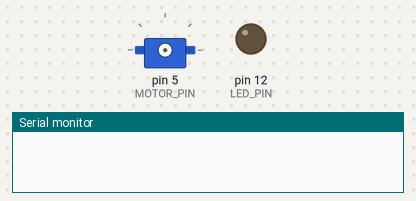
The sketch below on a simulated Arduino Uno, built with avr-gcc and run on an emulated ATmega328P. Shown: servo, output pins drawn as LEDs (lit = HIGH), the last lines printed to the serial monitor.

Above: at 0.01 s.
At 1.2 s:
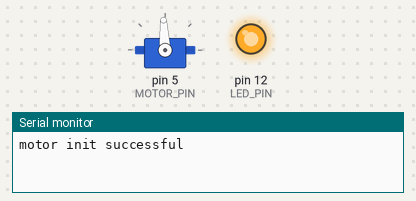
Timing chart, 0 to 3.1 s (numbered marks = the images above):
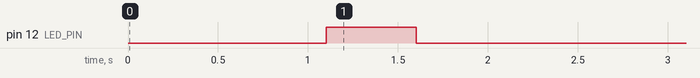

The sketch:

EC_esc_v1.ino
```cpp
#include <PID_v1.h>
#include <Wire.h>
#include <Servo.h>

#define MOTOR_PIN 5
#define LED_PIN 12

#define PWM_MIN 700
#define PWM_MED 1500
#define PWM_MAX 2300 // 1700 2300

// 650 := full brake, 1450 := neutral, 2000 := full throttle

Servo motor;

int motor_speed = PWM_MED;

// TODO: function that maps desired steering angle (-40,...,0,5,10,...,40) to required servo value (650,...,2000)

// ---------- Initialization ----------

void setup() {
  Serial.begin(9600);
  delay(100);

  init_motor();
  init_led();

  led_blink();
  Serial.println("init done");
}

/**
 * Initializes the notor
 */
void init_motor() {
  motor.attach(MOTOR_PIN);

  motor.write(motor_speed);

  delay(1000);
  Serial.println("motor init successful");
}

void init_led() {
  pinMode(LED_PIN, OUTPUT);
}
// ---------- Program ----------

/**
 * Main loop called repeatedly.
 */
void loop() {
  // TODO: loop every 2 ms (wait timer)
  readSerial();
  updateMotor();
  delay(100);
  //calibrateESC();
  //while(true){
  //  delay(1000);
  //  Serial.print("...\n");
  //}
}

/**
 * Reads the throttle input from the USB interface.
 */
void readSerial() {
  static String dataString = "";

  while (Serial.available()) {
    char dataChar = (char)Serial.read();
    if (dataChar == '.') { // end of string, value in dataString
      motor_speed = dataString.toInt();

      dataString = "";
      return;
    } else {
      dataString += dataChar;
    }
  }
}

/**
 * Gives the new throttles to the individual engines.
 */
void updateMotor() {
  if (motor_speed == 0) {
    motor_speed = PWM_MED; // move to center position
  } else {
      motor_speed = constrain(motor_speed, PWM_MIN, PWM_MAX);
  }

  Serial.print(motor_speed); Serial.print(" ");
  Serial.print("\n");

  motor.writeMicroseconds(motor_speed); // move to desired position
}

void calibrateESC() {
  led_blink();
  Serial.print("neutral\n");
  motor.writeMicroseconds(PWM_MED); // neutral
  delay(3000);
  led_blink() ;
  Serial.print("full throttle\n");
  motor.writeMicroseconds(PWM_MAX); // full throttle
  delay(3000);
  led_blink() ;
  Serial.print("full brake\n");
  motor.writeMicroseconds(PWM_MIN); // full brake
  delay(3000);
  led_blink() ;
  Serial.print("neutral\n");
  motor.writeMicroseconds(PWM_MED); // neutral
  delay(100);
}

void led_blink() {
  digitalWrite(LED_PIN, HIGH);
  delay(500);
  digitalWrite(LED_PIN, LOW);
  delay(500);
}
```
